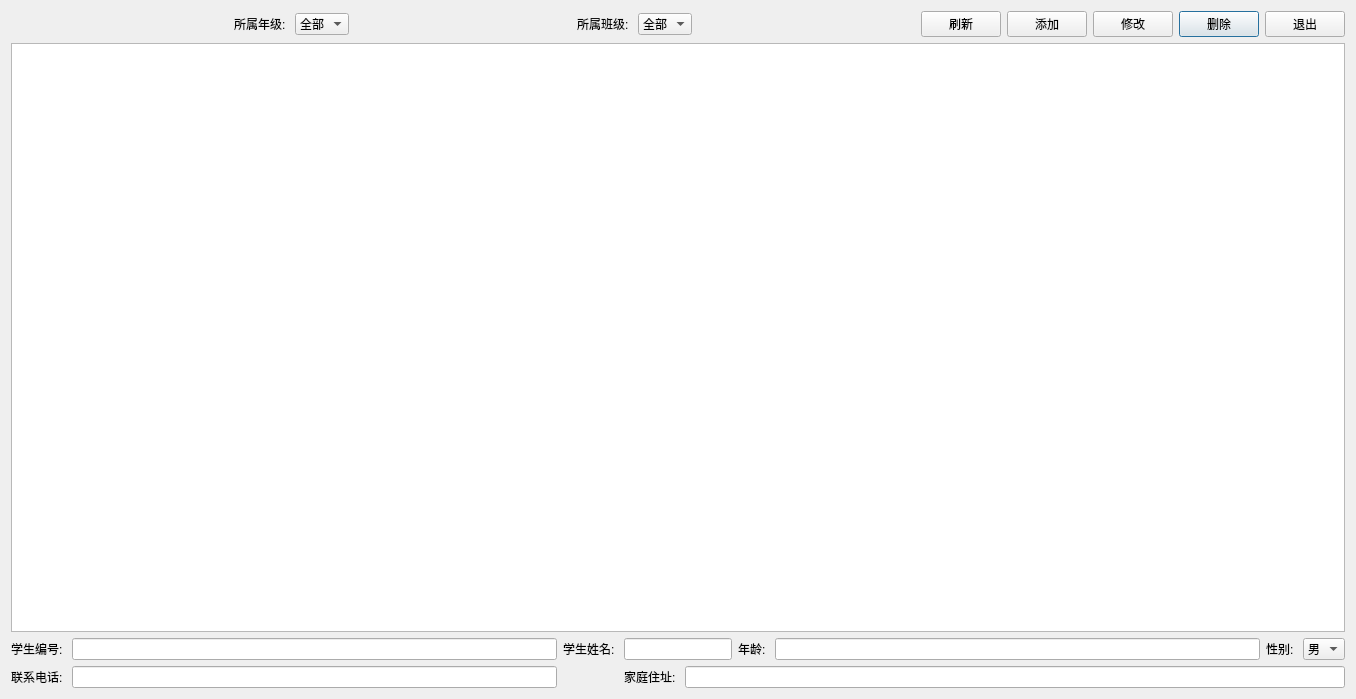
<?xml version="1.0" encoding="UTF-8"?>
<ui version="4.0">
 <class>ManageStudent</class>
 <widget class="QDialog" name="ManageStudent">
  <property name="geometry">
   <rect>
    <x>0</x>
    <y>0</y>
    <width>1356</width>
    <height>699</height>
   </rect>
  </property>
  <property name="windowTitle">
   <string>学生信息管理</string>
  </property>
  <layout class="QVBoxLayout" name="verticalLayout">
   <item>
    <layout class="QGridLayout" name="gridLayout">
     <item row="0" column="4">
      <widget class="QLabel" name="label_2">
       <property name="text">
        <string>所属班级: </string>
       </property>
      </widget>
     </item>
     <item row="0" column="6">
      <spacer name="horizontalSpacer_2">
       <property name="orientation">
        <enum>Qt::Horizontal</enum>
       </property>
       <property name="sizeHint" stdset="0">
        <size>
         <width>40</width>
         <height>20</height>
        </size>
       </property>
      </spacer>
     </item>
     <item row="0" column="11">
      <widget class="QPushButton" name="pushButton_delete">
       <property name="text">
        <string>删除</string>
       </property>
      </widget>
     </item>
     <item row="0" column="3">
      <spacer name="horizontalSpacer">
       <property name="orientation">
        <enum>Qt::Horizontal</enum>
       </property>
       <property name="sizeHint" stdset="0">
        <size>
         <width>40</width>
         <height>20</height>
        </size>
       </property>
      </spacer>
     </item>
     <item row="0" column="8">
      <widget class="QPushButton" name="pushButton_refresh">
       <property name="text">
        <string>刷新</string>
       </property>
      </widget>
     </item>
     <item row="0" column="1">
      <widget class="QLabel" name="label">
       <property name="text">
        <string>所属年级: </string>
       </property>
      </widget>
     </item>
     <item row="0" column="9">
      <widget class="QPushButton" name="pushButton_insert">
       <property name="text">
        <string>添加</string>
       </property>
      </widget>
     </item>
     <item row="0" column="2">
      <widget class="QComboBox" name="comboBox_grade">
       <item>
        <property name="text">
         <string>全部</string>
        </property>
       </item>
      </widget>
     </item>
     <item row="0" column="0">
      <spacer name="horizontalSpacer_3">
       <property name="orientation">
        <enum>Qt::Horizontal</enum>
       </property>
       <property name="sizeHint" stdset="0">
        <size>
         <width>40</width>
         <height>20</height>
        </size>
       </property>
      </spacer>
     </item>
     <item row="0" column="12">
      <widget class="QPushButton" name="pushButton_close">
       <property name="text">
        <string>退出</string>
       </property>
      </widget>
     </item>
     <item row="0" column="5">
      <widget class="QComboBox" name="comboBox_class">
       <item>
        <property name="text">
         <string>全部</string>
        </property>
       </item>
      </widget>
     </item>
     <item row="0" column="10">
      <widget class="QPushButton" name="pushButton_update">
       <property name="text">
        <string>修改</string>
       </property>
      </widget>
     </item>
    </layout>
   </item>
   <item>
    <widget class="QTableView" name="tableView"/>
   </item>
   <item>
    <layout class="QGridLayout" name="gridLayout_2">
     <item row="0" column="0">
      <widget class="QLabel" name="label_3">
       <property name="text">
        <string>学生编号: </string>
       </property>
      </widget>
     </item>
     <item row="0" column="1">
      <widget class="QLineEdit" name="lineEdit_stuID"/>
     </item>
     <item row="0" column="2">
      <widget class="QLabel" name="label_4">
       <property name="text">
        <string>学生姓名: </string>
       </property>
      </widget>
     </item>
     <item row="0" column="3" colspan="2">
      <widget class="QLineEdit" name="lineEdit_stuName"/>
     </item>
     <item row="0" column="5">
      <widget class="QLabel" name="label_5">
       <property name="text">
        <string>年龄: </string>
       </property>
      </widget>
     </item>
     <item row="0" column="6">
      <widget class="QLineEdit" name="lineEdit_age"/>
     </item>
     <item row="0" column="7">
      <widget class="QLabel" name="label_6">
       <property name="text">
        <string>性别: </string>
       </property>
      </widget>
     </item>
     <item row="0" column="8">
      <widget class="QComboBox" name="comboBox_sex">
       <item>
        <property name="text">
         <string>男</string>
        </property>
       </item>
       <item>
        <property name="text">
         <string>女</string>
        </property>
       </item>
      </widget>
     </item>
     <item row="1" column="0">
      <widget class="QLabel" name="label_7">
       <property name="text">
        <string>联系电话: </string>
       </property>
      </widget>
     </item>
     <item row="1" column="3">
      <widget class="QLabel" name="label_8">
       <property name="text">
        <string>家庭住址: </string>
       </property>
      </widget>
     </item>
     <item row="1" column="4" colspan="5">
      <widget class="QLineEdit" name="lineEdit_adress"/>
     </item>
     <item row="1" column="1">
      <widget class="QLineEdit" name="lineEdit_phone"/>
     </item>
    </layout>
   </item>
  </layout>
 </widget>
 <resources/>
 <connections>
  <connection>
   <sender>pushButton_close</sender>
   <signal>clicked()</signal>
   <receiver>ManageStudent</receiver>
   <slot>reject()</slot>
   <hints>
    <hint type="sourcelabel">
     <x>1297</x>
     <y>26</y>
    </hint>
    <hint type="destinationlabel">
     <x>677</x>
     <y>349</y>
    </hint>
   </hints>
  </connection>
 </connections>
</ui>
